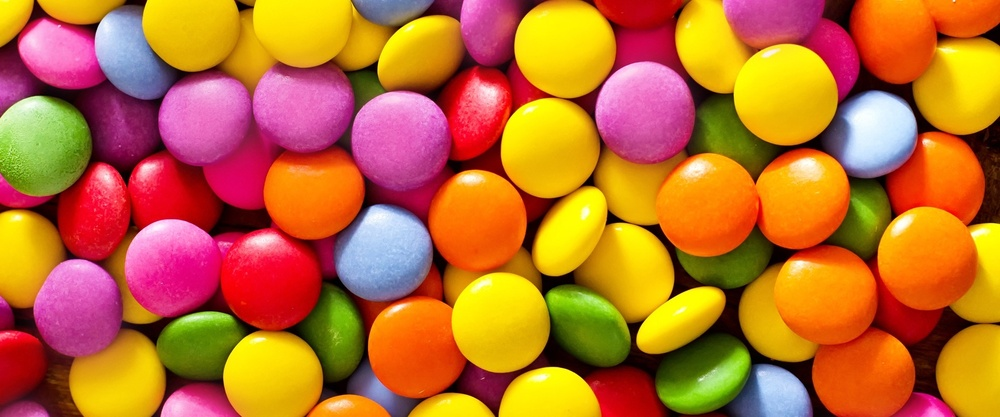
#> input picture cv9/input.jpeg, 1000 x 417 px, shrunk from 1992 x 830 before the run
$ python cv9.py
#> lines starting #> are read from the running program, lines starting #| are printed output that depends on the picture
from __future__ import division
import math
from PIL import Image
import numpy
import copy
from numba import cuda
import time


def to_greyscale(pix):
    for i, row in enumerate(pix):
        for j, column in enumerate(row):
            grey = (pix[i][j][0] * 0.299) + (pix[i][j][1] * 0.587) + (pix[i][j][2] * 0.114)
            pix[i][j][0] = grey
            pix[i][j][1] = grey
            pix[i][j][2] = grey
    return pix


@cuda.jit
def to_greyscale_cuda(pix, grey):
    x, y = cuda.grid(2)
    if x < pix.shape[0] and y < pix.shape[1]:
        grey_pixel = (pix[x, y, 0] * 0.299) + (pix[x, y, 1] * 0.587) + (pix[x, y, 3] * 0.114)
    for i in range(3):
        grey[x, y, i] = grey_pixel


if __name__ == "__main__":
    image = Image.open('input.jpeg')
#> image is the input picture: PIL image 1000x417 RGB; mean R, G, B 190.3, 110.4, 46.2
    pixels = numpy.array(image)

    start_time = time.time()
    pixels = to_greyscale(pixels)
#> after the loop in to_greyscale, `for i, row in enumerate(pix):`:
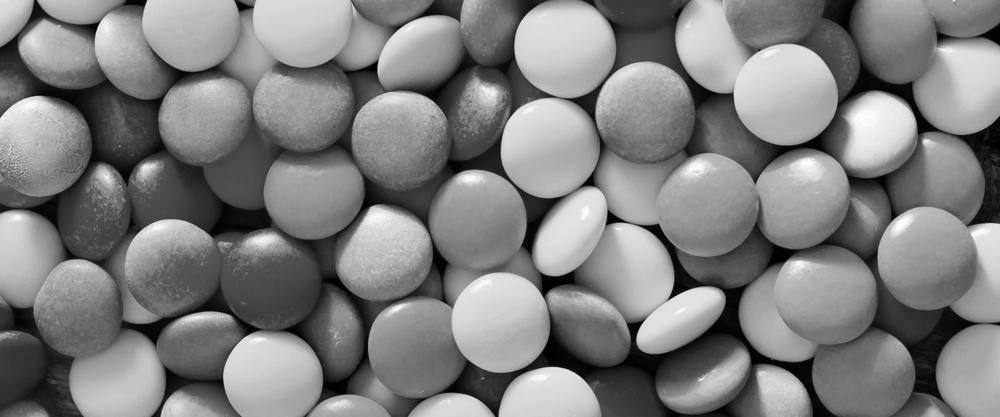
#> pix: shape (417, 1000, 3); min 0, max 254, mean 126.4
    print("Sequential time: %s seconds" % (time.time() - start_time))

    output = Image.fromarray(pixels)
    output.save('output.jpg')

    image = Image.open('input.jpeg')
    pixels = numpy.array(image)
    greyscale = copy.deepcopy(pixels)

    threadsperblock = (16, 16)
    blockspergrid_x = int(math.ceil(pixels.shape[0] / threadsperblock[0]))
#> blockspergrid_x = 27
    blockspergrid_y = int(math.ceil(pixels.shape[1] / threadsperblock[1]))
#> blockspergrid_y = 63
    blockspergrid = (blockspergrid_x, blockspergrid_y)
#> blockspergrid = (27, 63)

    start_time = time.time()
#> (the run stopped early here; a loop or call above may not have finished)
